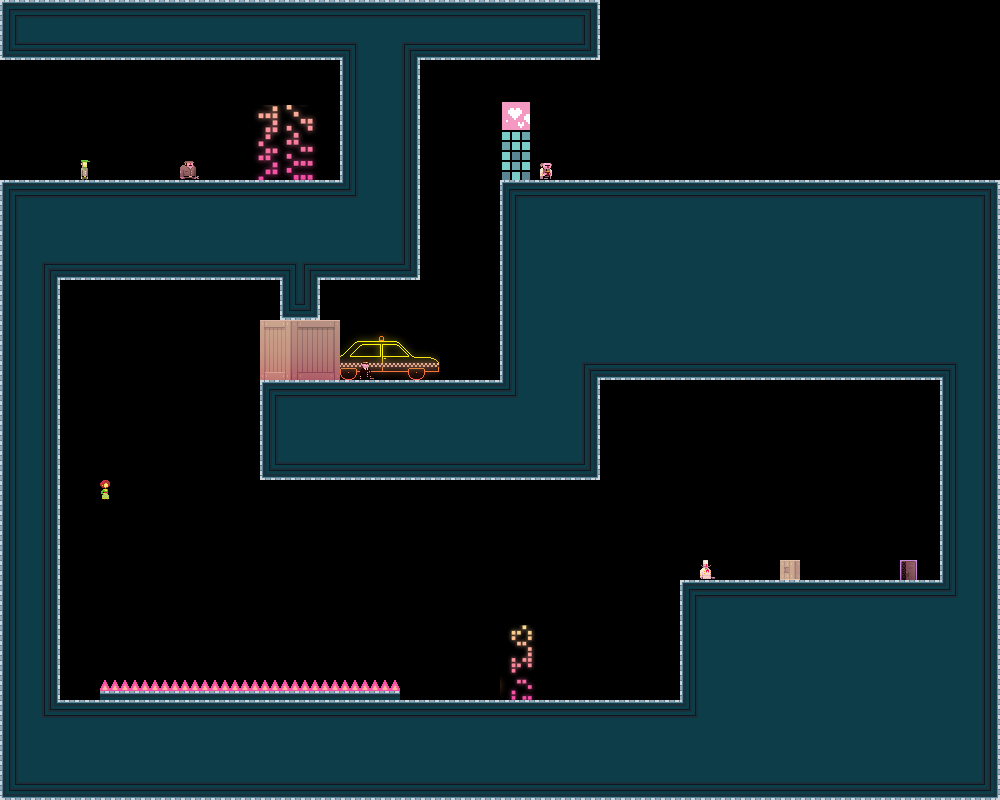

This is a level from a 2D game, rendered from its Tiled map with the project's own tilesets. A one-line summary and the map file follow, with tile-layer data summarised:
An orthogonal 50x40 tile map with 20x20 px tiles, 3 tile layers (bg, bg2, dontAutoLoad_sprites) and 15 objects.

<map version="1.0" orientation="orthogonal" width="50" height="40" tilewidth="20" tileheight="20">
 <tileset firstgid="1" name="tiles_newyork" tilewidth="20" tileheight="20">
  <image source="../Art/tiles_newyork.png" width="400" height="400" />
  <terraintypes>
   <terrain name="solid" tile="-1" />
  </terraintypes>
  <tile id="8" terrain=",,,0" />
  <tile id="9" terrain=",,0,0" />
  <tile id="10" terrain=",,0,0" />
  <tile id="11" terrain=",,0,0" />
  <tile id="12" terrain=",,0,0" />
  <tile id="13" terrain=",,0,0" />
  <tile id="14" terrain=",,0," />
  <tile id="15" terrain="0,0,0," />
  <tile id="16" terrain="0,0,,0" />
  <tile id="28" terrain=",0,,0" />
  <tile id="34" terrain="0,,0," />
  <tile id="35" terrain="0,,0,0" />
  <tile id="36" terrain=",0,0,0" />
  <tile id="48" terrain=",0,,0" />
  <tile id="54" terrain="0,,0," />
  <tile id="68" terrain=",0,,0" />
  <tile id="74" terrain="0,,0," />
  <tile id="88" terrain=",0,,0" />
  <tile id="94" terrain="0,,0," />
  <tile id="108" terrain=",0,,0" />
  <tile id="114" terrain="0,,0," />
  <tile id="128" terrain=",0,," />
  <tile id="129" terrain="0,0,," />
  <tile id="130" terrain="0,0,," />
  <tile id="131" terrain="0,0,," />
  <tile id="132" terrain="0,0,," />
  <tile id="133" terrain="0,0,," />
  <tile id="134" terrain="0,,," />
  <tile id="194" terrain="0,0,0,0" />
  <tile id="356">
   <properties>
    <property name="LargeCrate" value="" />
   </properties>
  </tile>
  <tile id="380">
   <properties>
    <property name="Andre" value="" />
   </properties>
  </tile>
  <tile id="381">
   <properties>
    <property name="Liselot" value="" />
   </properties>
  </tile>
  <tile id="382">
   <properties>
    <property name="Amsterdaam" value="" />
   </properties>
  </tile>
  <tile id="383">
   <properties>
    <property name="Worker" value="" />
   </properties>
  </tile>
  <tile id="384">
   <properties>
    <property name="Inspector" value="" />
   </properties>
  </tile>
  <tile id="385">
   <properties>
    <property name="Chef" value="" />
   </properties>
  </tile>
  <tile id="386">
   <properties>
    <property name="Exit" value="" />
   </properties>
  </tile>
  <tile id="387">
   <properties>
    <property name="Trampoline" value="" />
   </properties>
  </tile>
  <tile id="388">
   <properties>
    <property name="SmallCrate" value="" />
   </properties>
  </tile>
  <tile id="389">
   <properties>
    <property name="SugarBag" value="" />
   </properties>
  </tile>
 </tileset>
 <layer name="bg" width="50" height="40">
  <data>[2000 cells, 1019 non-empty, 32 distinct tile ids]</data>
 </layer>
 <layer name="bg2" width="50" height="40">
  <data>[2000 cells, 88 non-empty, 82 distinct tile ids]</data>
 </layer>
 <objectgroup name="boxes" width="50" height="40">
  <object x="0" y="700" width="1000" height="100" />
  <object x="0" y="180" width="420" height="100" />
  <object x="0" y="0" width="600" height="60" />
  <object x="340" y="60" width="80" height="120" />
  <object x="260" y="380" width="340" height="100" />
  <object x="500" y="180" width="500" height="200" />
  <object x="160" y="620">
   <polyline points="180,0 300,0" />
  </object>
  <object x="260" y="620">
   <polyline points="20,0 -160,0" />
  </object>
  <object x="180" y="440" width="40" height="40" />
  <object x="100" y="500" width="40" height="40" />
  <object x="0" y="280" width="60" height="420" />
  <object x="940" y="380" width="60" height="320" />
  <object x="680" y="580" width="260" height="120" />
  <object x="280" y="280" width="40" height="40" />
 </objectgroup>
 <layer name="dontAutoLoad_sprites" width="50" height="40">
  <data>[2000 cells, 20 non-empty, 20 distinct tile ids]</data>
 </layer>
 <objectgroup name="dontAutoLoad_death" width="50" height="40">
  <object x="100" y="680" width="300" height="20" />
 </objectgroup>
</map>
